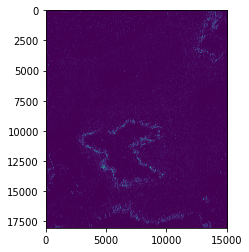
#> input picture 5ALA/images/CDCP1/Generated/ISH Expression Segmentation.png, 249 x 252 px, found by its file name
$ python -i generateGaussianImages.py   (imports and definitions only)   (older library calls are emulated)
#> lines starting #> are read from the running program, lines starting #| are printed output that depends on the picture
from skimage import data, io, filters
from skimage.util import img_as_ubyte
from PIL import Image
import multiprocessing
import os
Image.MAX_IMAGE_PIXELS = None

ish_images = []
annotations = []
image_data_paths = []
gene_name = "CDCP1"
base_path = "images/{0}".format(gene_name)
# [3 lines not run here, left out]


def blur_image(image_path):
    ish_image = io.imread(base_path + "/" + image_path)
#> ish_image is the input picture: shape (252, 249, 4); mean R, G, B, A 129.4, 89.8, 141.5, 164.9
    ish_blurred = img_as_ubyte(filters.gaussian(ish_image, multichannel=True))
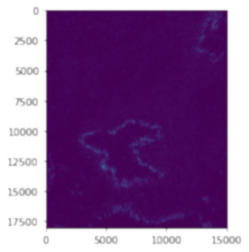
#> ish_blurred: shape (252, 249, 4); mean R, G, B, A 129.4, 89.8, 141.5, 164.9; transparent parts drawn white
#> (the run stopped early here; a loop or call above may not have finished)
